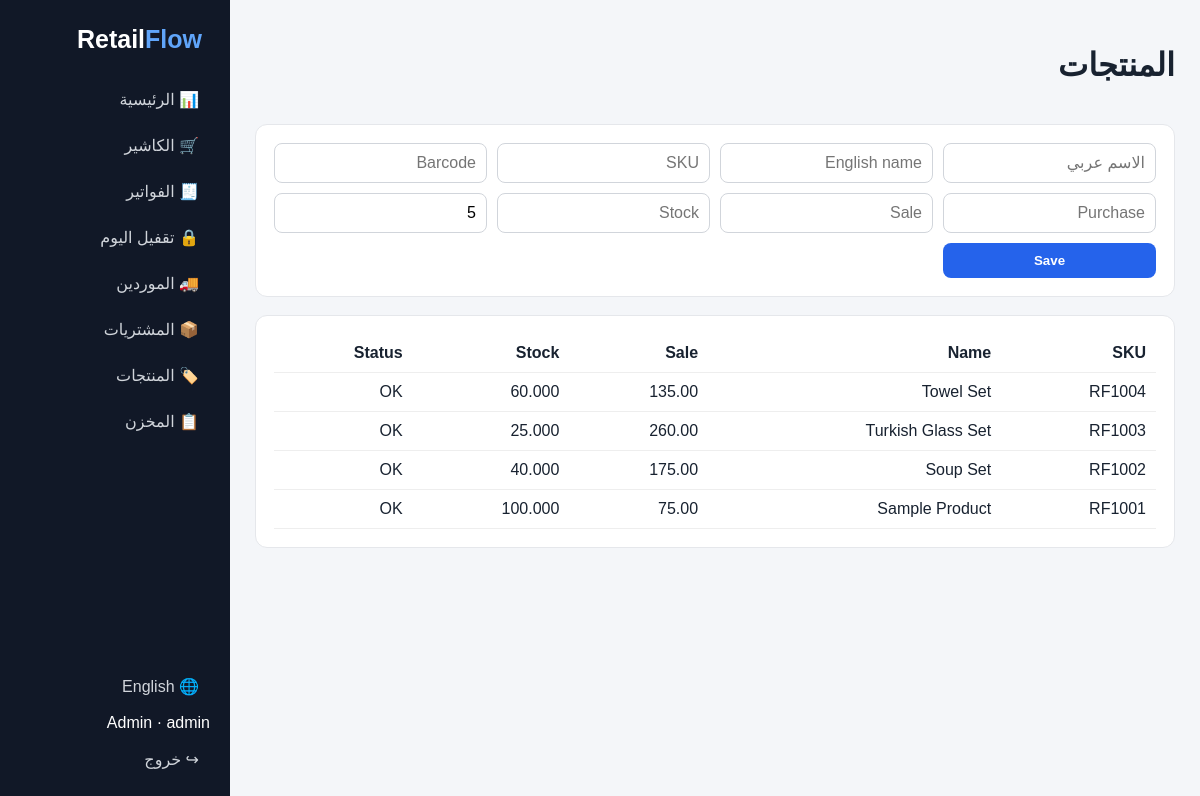
The page /products.php (signed in) on the database its author committed.
### tables this page shows
CREATE TABLE products(id INT UNSIGNED AUTO_INCREMENT PRIMARY KEY,category_id INT UNSIGNED NULL,sku VARCHAR(80) UNIQUE,barcode VARCHAR(80) UNIQUE NULL,name_ar VARCHAR(180),name_en VARCHAR(180),purchase_price DECIMAL(14,2) DEFAULT 0,sale_price DECIMAL(14,2) DEFAULT 0,stock_qty DECIMAL(14,3) DEFAULT 0,min_stock DECIMAL(14,3) DEFAULT 5,unit VARCHAR(30) DEFAULT "piece",is_active TINYINT DEFAULT 1,created_at TIMESTAMP DEFAULT CURRENT_TIMESTAMP,updated_at TIMESTAMP DEFAULT CURRENT_TIMESTAMP ON UPDATE CURRENT_TIMESTAMP,FOREIGN KEY(category_id) REFERENCES categories(id) ON DELETE SET NULL,INDEX(name_en),INDEX(barcode),INDEX(stock_qty));

### config/config.php (called while the page is built, shortened)
<?php
function e($v){return htmlspecialchars((string)$v,ENT_QUOTES,"UTF-8");} function redirect($u){header("Location: $u");exit;}
function lang(){return ($_SESSION["lang"]??"ar")==="en"?"en":"ar";} function t($ar,$en){return lang()==="ar"?$ar:$en;}

### public/products.php (the view)
<?php require_once __DIR__."/../config/auth.php";require_role(["admin","warehouse"]);$pdo=db();if($_SERVER["REQUEST_METHOD"]==="POST"){try{check_csrf($_POST["csrf"]??"");$s=$pdo->prepare("INSERT INTO products(sku,barcode,name_ar,name_en,purchase_price,sale_price,stock_qty,min_stock) VALUES(?,?,?,?,?,?,?,?)");$s->execute([trim($_POST["sku"]),trim($_POST["barcode"])?:null,trim($_POST["name_ar"]),trim($_POST["name_en"]),(float)$_POST["buy"],(float)$_POST["sale"],(float)$_POST["stock"],(float)$_POST["min"]]);$_SESSION["flash"]=["type"=>"ok","msg"=>"Product added."];}catch(Throwable $e){$_SESSION["flash"]=["type"=>"bad","msg"=>$e->getMessage()];}redirect("products.php");}$rows=$pdo->query("SELECT * FROM products WHERE is_active=1 ORDER BY id DESC")->fetchAll();include __DIR__."/partials/header.php";?><header><h1><?=t("المنتجات","Products")?></h1></header><div class="card"><form method="post" class="form"><input type="hidden" name="csrf" value="<?=e(csrf())?>"><input name="name_ar" placeholder="الاسم عربي" required><input name="name_en" placeholder="English name" required><input name="sku" placeholder="SKU" required><input name="barcode" placeholder="Barcode"><input name="buy" type="number" step=".01" placeholder="Purchase"><input name="sale" type="number" step=".01" placeholder="Sale"><input name="stock" type="number" step=".001" placeholder="Stock"><input name="min" type="number" step=".001" value="5" placeholder="Min stock"><button class="btn primary">Save</button></form></div><div class="card"><table><tr><th>SKU</th><th>Name</th><th>Sale</th><th>Stock</th><th>Status</th></tr><?php foreach($rows as $r):?><tr><td><?=e($r["sku"])?></td><td><?=e($r["name_en"])?></td><td><?=number_format($r["sale_price"],2)?></td><td><?=$r["stock_qty"]?></td><td><?=$r["stock_qty"]<=$r["min_stock"]?"LOW":"OK"?></td></tr><?php endforeach;?></table></div><?php include __DIR__."/partials/footer.php";?>

### public/assets/app.css (style rules this page uses)
* { box-sizing:border-box }
body { margin:0;font-family:Arial,Tahoma,sans-serif;background:#f4f6f9;color:#182230 }
header { display:flex;justify-content:space-between;align-items:center;margin-bottom:18px }
.card,.stats>div { background:#fff;border:1px solid #e5e7eb;border-radius:12px;padding:18px;margin-bottom:18px }
.btn { border:0;border-radius:8px;padding:10px 15px;cursor:pointer;text-decoration:none;background:#e5e7eb;color:#111;font-weight:700 }
.primary { background:#2563eb;color:#fff }
.form { display:grid;grid-template-columns:repeat(4,1fr);gap:10px }
.form input,.form select,form input,form select { padding:10px;border:1px solid #d1d5db;border-radius:8px;width:100%;font:inherit }
table { width:100%;border-collapse:collapse }
th,td { padding:10px;border-bottom:1px solid #eee;text-align:start }

### rows shown on the page
products: sku "RF1004", name_en "Towel Set", sale_price "135.00", stock_qty "60.000", min_stock "OK"
products: sku "RF1003", name_en "Turkish Glass Set", sale_price "260.00", stock_qty "25.000", min_stock "OK"
products: sku "RF1002", name_en "Soup Set", sale_price "175.00", stock_qty "40.000", min_stock "OK"
products: sku "RF1001", name_en "Sample Product", sale_price "75.00", stock_qty "100.000", min_stock "OK"

### other values the page prints
t("الرئيسية","Dashboard") "الرئيسية"
t("الكاشير","POS") "الكاشير"
t("الفواتير","Invoices") "الفواتير"
t("تقفيل اليوم","Day Closing") "تقفيل اليوم"
t("الموردين","Suppliers") "الموردين"
t("المشتريات","Purchases") "المشتريات"
t("المنتجات","Products") "المنتجات"
t("المخزن","Stock") "المخزن"
user()["name"] "Admin"
$role "admin"
t("خروج","Logout") "خروج"
